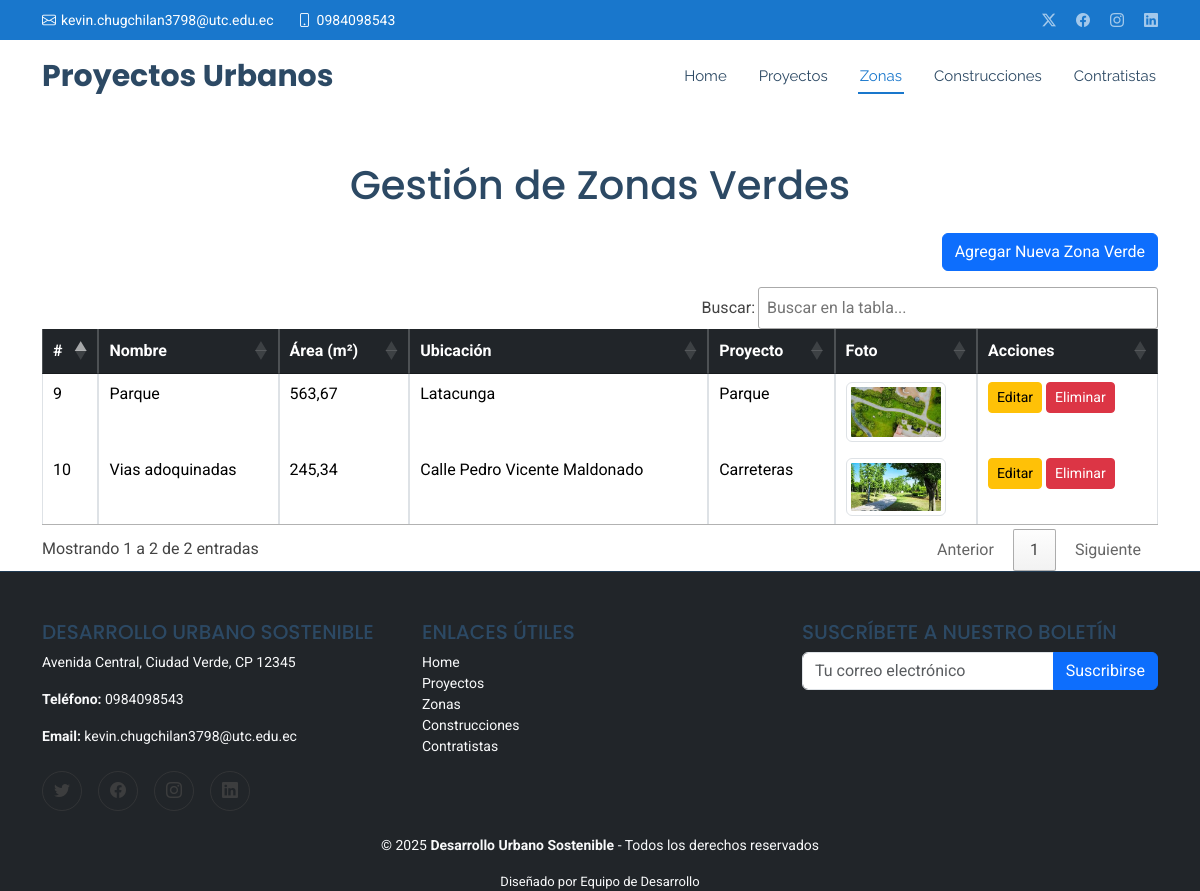
The page /Zonas/ on the database its author committed.
### Aplicaciones/Gestion_Proyectos_Urbanos/models.py (models this page shows, shortened)
class ZonaVerde(models.Model):
    nombre = models.CharField(max_length=255)
    area = models.DecimalField(max_digits=10, decimal_places=2, help_text="Área en metros cuadrados")
    ubicacion = models.CharField(max_length=255)
    proyecto = models.ForeignKey(ProyectoUrbano, on_delete=models.CASCADE, related_name='zonas_verdes')
    foto = models.ImageField(upload_to='zonas_verdes/', blank=True, null=True)  # Nuevo campo para imágenes

class ProyectoUrbano(models.Model):
    nombre = models.CharField(max_length=255)
    descripcion = models.TextField()
    ubicacion = models.CharField(max_length=255)
    fecha_inicio = models.DateField()
    fecha_fin = models.DateField(blank=True, null=True)
    contratista = models.ForeignKey(Contratista, on_delete=models.CASCADE)

### Aplicaciones/Gestion_Proyectos_Urbanos/views.py (the view)
# urls.py: path('Zonas/', views.VerZonas, name='VerZonas'),
def VerZonas(request):
    zonas = ZonaVerde.objects.all()
    proyectos = ProyectoUrbano.objects.all()
    return render(request, 'Zonas/inicio_zonas.html', {'zonas': zonas, 'proyectos': proyectos, 'active_page': 'zonas'})

### Aplicaciones/Gestion_Proyectos_Urbanos/templates/Zonas/inicio_zonas.html (shortened to what this page needs)
{% extends 'base.html' %}
{% block content %}
<div class="container mt-5">
    <h1 class="text-center mb-4">Gestión de Zonas Verdes</h1>
    <div class="text-end mb-3">
        <button class="btn btn-primary" data-bs-toggle="modal" data-bs-target="#addZonaModal">Agregar Nueva Zona Verde</button>
    </div>
    <table id="tabla_zonas" class="table table-bordered">
        <thead class="table-dark">
            <tr>
                <th>#</th>
                <th>Nombre</th>
                <th>Área (m²)</th>
                <th>Ubicación</th>
                <th>Proyecto</th>
                <th>Foto</th>
                <th>Acciones</th>
            </tr>
        </thead>
        <tbody>
            {% for zona in zonas %}
            <tr>
                <td>{{ zona.id }}</td>
                <td>{{ zona.nombre }}</td>
                <td>{{ zona.area }}</td>
                <td>{{ zona.ubicacion }}</td>
                <td>{{ zona.proyecto.nombre }}</td>
                <td>
                    {% if zona.foto %}
                        <img src="{{ zona.foto.url }}" alt="{{ zona.nombre }}" class="img-thumbnail" width="100">
                    {% else %}
                        No disponible
                    {% endif %}
                </td>
                <td>
                    <a href="{% url 'EditarZona' zona.id %}" class="btn btn-warning btn-sm">Editar</a>
                    <a href="{% url 'EliminarZona' zona.id %}" class="btn btn-danger btn-sm" onclick="return confirm('¿Estás seguro de eliminar esta zona?');">Eliminar</a>
                </td>
            </tr>
            {% empty %}
            <tr>
                <td colspan="7" class="text-center">No hay zonas verdes registradas.</td>
            </tr>
            {% endfor %}
        </tbody>
    </table>
</div>
{% endblock %}

### Aplicaciones/Gestion_Proyectos_Urbanos/templates/base.html (shortened to what this page needs)
<!DOCTYPE html>
<html lang="en">
<head>
  {% load static %}
  <link href="{% static 'plantillas/assets/vendor/bootstrap/css/bootstrap.min.css' %}" rel="stylesheet">
  <link href="{% static 'plantillas/assets/vendor/bootstrap-icons/bootstrap-icons.css' %}" rel="stylesheet">
  <link href="{% static 'plantillas/assets/vendor/aos/aos.css' %}" rel="stylesheet">
  <link href="{% static 'plantillas/assets/vendor/fontawesome-free/css/all.min.css' %}" rel="stylesheet">
  <link href="{% static 'plantillas/assets/vendor/glightbox/css/glightbox.min.css' %}" rel="stylesheet">
  <link href="{% static 'plantillas/assets/vendor/swiper/swiper-bundle.min.css' %}" rel="stylesheet">
  <link href="{% static 'plantillas/assets/css/main.css' %}" rel="stylesheet">
  <link rel="stylesheet" href="{% static 'iziToast/css/iziToast.css' %}">
  <link rel="stylesheet" href="https://cdn.datatables.net/1.13.6/css/jquery.dataTables.min.css">
  <link rel="stylesheet" href="https://cdn.datatables.net/buttons/2.4.2/css/buttons.dataTables.min.css">
</head>
<body class="index-page">
  <header id="header" class="header sticky-top">
    <div class="topbar d-flex align-items-center">
      <div class="container d-flex justify-content-center justify-content-md-between">
        <div class="contact-info d-flex align-items-center">
          <i class="bi bi-envelope d-flex align-items-center"><a href="mailto:contact@example.com">kevin.chugchilan3798@utc.edu.ec</a></i>
          <i class="bi bi-phone d-flex align-items-center ms-4"><span>0984098543</span></i>
        </div>
        <div class="social-links d-none d-md-flex align-items-center">
          <a href="#" class="twitter"><i class="bi bi-twitter-x"></i></a>
          <a href="#" class="facebook"><i class="bi bi-facebook"></i></a>
          <a href="#" class="instagram"><i class="bi bi-instagram"></i></a>
          <a href="#" class="linkedin"><i class="bi bi-linkedin"></i></a>
        </div>
      </div>
    </div>
    <div class="branding d-flex align-items-center">
      <div class="container position-relative d-flex align-items-center justify-content-between">
        <a href="index.html" class="logo d-flex align-items-center me-auto">
          <h1 class="sitename">Proyectos Urbanos</h1>
        </a>
        <nav id="navmenu" class="navmenu">
          <ul>
            <li><a href="{% url 'HomePage' %}" class="{% if active_page == 'home' %}active{% endif %}">Home</a></li>
            <li><a href="{% url 'VerProyectos' %}" class="{% if active_page == 'proyectos' %}active{% endif %}">Proyectos</a></li>
            <li><a href="{% url 'VerZonas' %}" class="{% if active_page == 'zonas' %}active{% endif %}">Zonas</a></li>
            <li><a href="{% url 'VerConstrucciones' %}" class="{% if active_page == 'construcciones' %}active{% endif %}">Construcciones</a></li>
            <li><a href="{% url 'VerContratistas' %}" class="{% if active_page == 'contratistas' %}active{% endif %}">Contratistas</a></li>
          </ul>
        </nav>
      </div>
    </div>
  </header>
  <main class="main">
    {% block content %}{% endblock %}
</main>
<footer id="footer" class="footer bg-dark text-light pt-5">
  <div class="container">
    <div class="row gy-4">
      <div class="col-lg-4 col-md-6">
        <h5 class="text-uppercase">Desarrollo Urbano Sostenible</h5>
        <p>Avenida Central, Ciudad Verde, CP 12345</p>
        <p><strong>Teléfono:</strong> 0984098543</p>
        <p><strong>Email:</strong> kevin.chugchilan3798@utc.edu.ec</p>
        <div class="social-links d-flex mt-4">
          <a href="#" class="me-3"><i class="bi bi-twitter"></i></a>
          <a href="#" class="me-3"><i class="bi bi-facebook"></i></a>
          <a href="#" class="me-3"><i class="bi bi-instagram"></i></a>
          <a href="#"><i class="bi bi-linkedin"></i></a>
        </div>
      </div>
      <div class="col-lg-4 col-md-6">
        <h5 class="text-uppercase">Enlaces útiles</h5>
        <ul class="list-unstyled">
          <li><a href="{% url 'HomePage' %}" class="text-light {% if active_page == 'home' %}active{% endif %}">Home</a></li>
            <li><a href="{% url 'VerProyectos' %}" class="text-light {% if active_page == 'proyectos' %}active{% endif %}">Proyectos</a></li>
            <li><a href="{% url 'VerZonas' %}" class="text-light {% if active_page == 'zonas' %}active{% endif %}">Zonas</a></li>
            <li><a href="{% url 'VerConstrucciones' %}" class="text-light {% if active_page == 'construcciones' %}active{% endif %}">Construcciones</a></li>
            <li><a href="{% url 'VerContratistas' %}" class="text-light {% if active_page == 'contratistas' %}active{% endif %}">Contratistas</a></li>
        </ul>
      </div>
      <div class="col-lg-4 col-md-6">
        <h5 class="text-uppercase">Suscríbete a nuestro boletín</h5>
        <form action="#" method="post">
          <div class="input-group">
            <input type="email" class="form-control" placeholder="Tu correo electrónico" required>
            <button class="btn btn-primary" type="submit">Suscribirse</button>
          </div>
        </form>
      </div>
    </div>
  </div>
  <div class="container text-center mt-4">
    <p>&copy; <span>2025</span> <strong>Desarrollo Urbano Sostenible</strong> - Todos los derechos reservados</p>
    <div class="credits">
      Diseñado por <a href="#" class="text-light">Equipo de Desarrollo</a>
    </div>
  </div>
</footer>
</body>
</html>

### Desarrollo_Urbano_Sostenible/static/plantillas/assets/css/main.css (style rules this page uses)
:root { --default-font: "Roboto", system-ui, -apple-system, "Segoe UI", Roboto, "Helvetica Neue", Arial, "Noto Sans", "Liberation Sans", sans-serif, "Apple Color Emoji", "Segoe UI Emoji", "Segoe UI Symbol", "Noto Color Emoji"; --heading-font: "Poppins", sans-serif; --nav-font: "Raleway", sans-serif; }
:root { --background-color: #ffffff; --default-color: #444444; --heading-color: #2c4964; --accent-color: #1977cc; --surface-color: #ffffff; --contrast-color: #ffffff; }
:root { --nav-color: #2c4964; --nav-hover-color: #1977cc; --nav-mobile-background-color: #ffffff; --nav-dropdown-background-color: #ffffff; --nav-dropdown-color: #2c4964; --nav-dropdown-hover-color: #1977cc; }
:root { scroll-behavior: smooth; }
body { color: var(--default-color); background-color: var(--background-color); font-family: var(--default-font); }
a { color: var(--accent-color); text-decoration: none; transition: 0.3s; }
h1, h2, h3, h4, h5, h6 { color: var(--heading-color); font-family: var(--heading-font); }
.header { color: var(--default-color); transition: all 0.5s; z-index: 997; background-color: var(--background-color); }
.header .topbar { background-color: var(--accent-color); height: 40px; padding: 0; font-size: 14px; transition: all 0.5s; }
.header .topbar .contact-info i { font-style: normal; color: var(--contrast-color); }
.header .topbar .contact-info i a, .header .topbar .contact-info i span { padding-left: 5px; color: var(--contrast-color); }
.header .topbar .contact-info i a { line-height: 0; transition: 0.3s; }
.header .topbar .social-links a { color: color-mix(in srgb, var(--contrast-color), transparent 40%); line-height: 0; transition: 0.3s; margin-left: 20px; }
.header .branding { min-height: 60px; padding: 10px 0; }
.header .logo { line-height: 1; }
.header .logo h1 { font-size: 30px; margin: 0; font-weight: 700; color: var(--heading-color); }
@media (max-width: 1200px) { .header .logo { order: 1; } }
@media (max-width: 1200px) { .header .navmenu { order: 3; } }
@media (min-width: 1200px) { .navmenu { padding: 0; } }
@media (min-width: 1200px) { .navmenu ul { margin: 0; padding: 0; display: flex; list-style: none; align-items: center; } }
@media (min-width: 1200px) { .navmenu li { position: relative; } }
@media (min-width: 1200px) { .navmenu>ul>li { white-space: nowrap; padding: 15px 14px; } }
@media (min-width: 1200px) { .navmenu>ul>li:last-child { padding-right: 0; } }
@media (min-width: 1200px) { .navmenu a, .navmenu a:focus { color: var(--nav-color); font-size: 15px; padding: 0 2px; font-family: var(--nav-font); font-weight: 400; display: flex; align-items: center; justify-content: space-between; white-space: nowrap; transition: 0.3s; position: relative; } }
@media (min-width: 1200px) { .navmenu>ul>li>a:before { content: ""; position: absolute; width: 100%; height: 2px; bottom: -6px; left: 0; background-color: var(--nav-hover-color); visibility: hidden; width: 0px; transition: all 0.3s ease-in-out 0s; } }
@media (min-width: 1200px) { .navmenu a:hover:before, .navmenu li:hover>a:before, .navmenu .active:before { visibility: visible; width: 100%; } }
@media (min-width: 1200px) { .navmenu li:hover>a, .navmenu .active, .navmenu .active:focus { color: var(--nav-hover-color); } }
.footer { color: var(--default-color); background-color: var(--background-color); border-top: 1px solid color-mix(in srgb, var(--accent-color), transparent 75%); font-size: 14px; position: relative; }
.footer .social-links a { display: flex; align-items: center; justify-content: center; width: 40px; height: 40px; border-radius: 50%; border: 1px solid color-mix(in srgb, var(--default-color), transparent 50%); font-size: 16px; color: color-mix(in srgb, var(--default-color), transparent 20%); margin-right: 10px; transition: 0.3s; }
.footer .credits { margin-top: 8px; font-size: 13px; }

### rows shown on the page
ZonaVerde: id "9", nombre "Parque", area "563,67", ubicacion "Latacunga", proyecto.nombre "Parque", foto (picture)
ZonaVerde: id "10", nombre "Vias adoquinadas", area "245,34", ubicacion "Calle Pedro Vicente Maldonado", proyecto.nombre "Carreteras", foto (picture)
